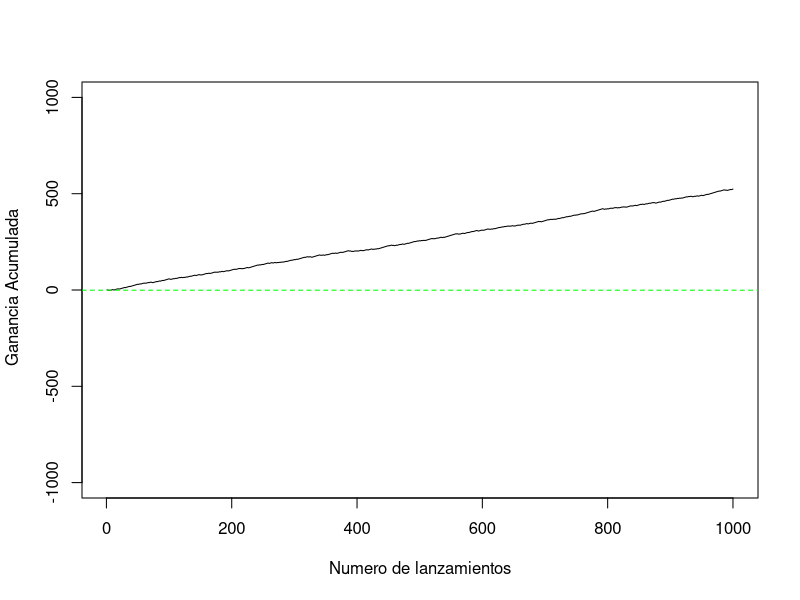

R code for this plot:
#juegoB1( juego favorable)
nsim <- 1000#simula 100 lanzamientos de 1 moneda
par(mfrow = c(1,1)) 
experimentos <- 1#numero de experimentos
v <- vector("numeric",length=experimentos)#vector para almacenar los resultados de los lanzamientos
for(i in 1:experimentos){ 
x <- sample(c(cara = 1, cruz = -1), nsim, replace = TRUE, prob = c(0.7495,0.2505))
plot(1:nsim, cumsum(x), type="l", ylab=" Ganancia Acumulada", xlab="Numero de lanzamientos", ylim=c(-1000,1000))

#plot(cumsum(x), type = "l" , ylim = c(-100,100))
abline(h=-1, lty=2, col="green", xlab="Numero de lanzamientos", ylim=c(-1000,1000))
#print(sum(x))#ganancia o perdida acumulada
#v[i] <- mean(x)
#print(v[i]) 
#print((x))
#print(cumsum(x))
}
